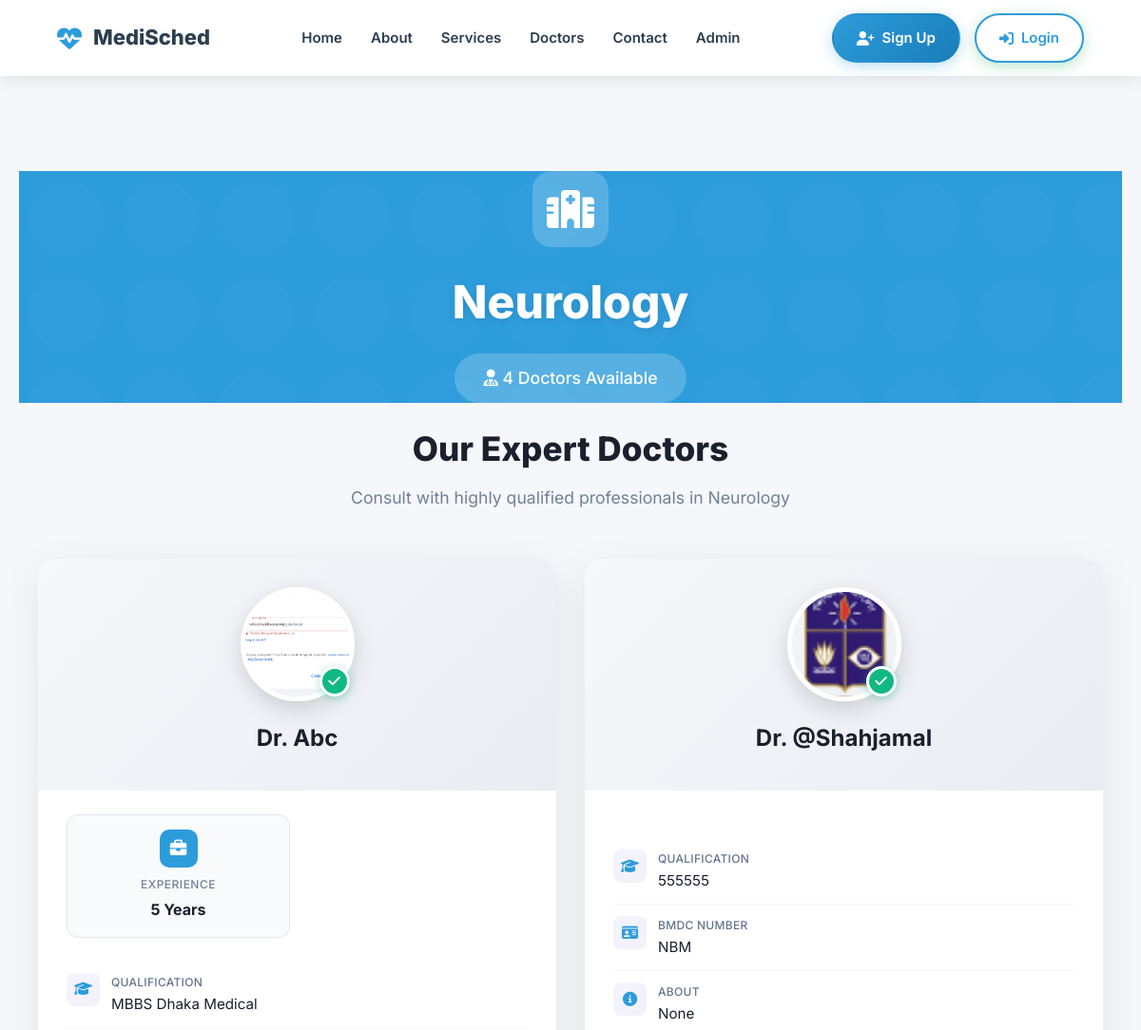
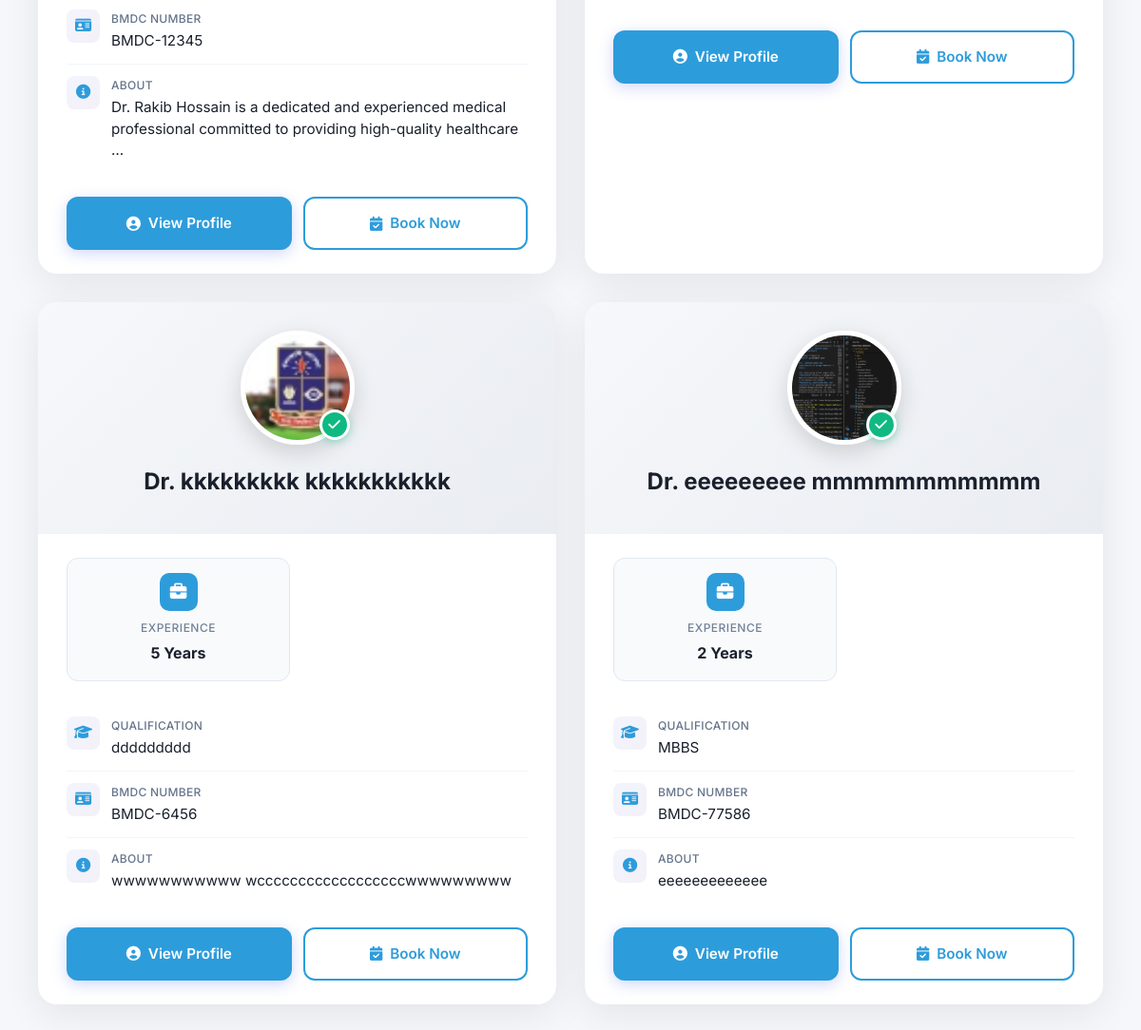
The page /department/3/ on the database its author committed (2 pictures, top to bottom).
### adminapp/models.py (models this page shows, shortened)
class Department(models.Model):
    department_name = models.CharField(max_length=100, unique=True)
    department_image = models.ImageField(upload_to='department/',  blank=True, null=True)

### doctor/models.py (models this page shows, shortened)
class Doctor(models.Model):
    user = models.OneToOneField(CustomUser, on_delete=models.CASCADE, related_name='doctor_profile')
    about = models.TextField(blank=True, null=True)
    bmdc_number = models.CharField(max_length=255, blank=True, null=True)
    qualification = models.CharField(max_length=255, blank=True, null=True)
    total_experience = models.PositiveIntegerField(default=0)  # Only non-negative numbers
    working_hours = models.JSONField(blank=True, null=True)  # e.g., {"Mon": "9-5", "Tue": "10-4"}
    profile_image = models.ImageField(upload_to='doctor_profiles/', blank=True, null=True)
    is_verified = models.BooleanField(default=False)
    rating = models.DecimalField(max_digits=3, decimal_places=2, default=0.0, blank=True, null=True)
    total_reviews = models.PositiveIntegerField(default=0)
    division = models.ForeignKey(Division, on_delete=models.SET_NULL, null=True, blank=True)
    district = models.ForeignKey(District, on_delete=models.SET_NULL, null=True, blank=True)
    upazila = models.ForeignKey(Upazila, on_delete=models.SET_NULL, null=True, blank=True)
    departments = models.ManyToManyField(Department, through='DoctorSpecializationDepartment', blank=True)
    symptoms = models.ManyToManyField(Symptom, through='DoctorSpecializationSymptom', blank=True)

### users/models.py (models this page shows, shortened)
class CustomUser(AbstractUser):
    ROLE_PATIENT = 'patient'
    ROLE_DOCTOR = 'doctor'
    ROLE_CHOICES = [
        (ROLE_PATIENT, 'Patient'),
        (ROLE_DOCTOR, 'Doctor'),
    ]
    role = models.CharField(max_length=10, choices=ROLE_CHOICES, default=ROLE_PATIENT)
    phone = models.CharField(max_length=20, blank=True)
    location = models.CharField(max_length=150, blank=True)

### home/views.py (the view)
# urls.py: path('department/<int:dept_id>/', views.department_detail, name='department_detail'),
def department_detail(request, dept_id):
    department = get_object_or_404(Department, id=dept_id)
    specializations = DoctorSpecializationDepartment.objects.filter(
        department=department
    ).select_related('doctor', 'doctor__user')
    doctors = [spec.doctor for spec in specializations]
    context = {
        'department': department,
        'doctors': doctors,
        'doctor_count': len(doctors),
    }
    return render(request, 'home/department_detail.html', context)

### home/templates/home/department_detail.html (shortened to what this page needs)
{% extends "base.html" %}
{% load static %}
{% block content %}
<section class="department-hero">
    <div class="department-hero-content">
        <div class="department-icon">
            <i class="fas fa-hospital"></i>
        </div>
        <h1>{{ department.department_name }}</h1>
        <div class="doctor-count-badge">
            <i class="fas fa-user-md"></i>
            {{ doctor_count }} Doctor{{ doctor_count|pluralize }} Available
        </div>
    </div>
</section>
<div class="doctors-container">
    {% if doctors %}
        <div class="section-header-dept">
            <h2>Our Expert Doctors</h2>
            <p>Consult with highly qualified professionals in {{ department.department_name }}</p>
        </div>
        <div class="doctors-grid-dept">
            {% for doctor in doctors %}
            <div class="doctor-card-modern">
                <div class="doctor-card-header">
                    <div class="doctor-avatar-wrapper">
                        <div class="doctor-avatar-modern">
                            {% if doctor.profile_image %}
                                <img src="{{ doctor.profile_image.url }}" alt="Dr. {{ doctor.user.username }}">
                            {% else %}
                                <div class="avatar-placeholder">
                                    <i class="fas fa-user-md"></i>
                                </div>
                            {% endif %}
                        </div>
                        <div class="verified-badge">
                            <i class="fas fa-check"></i>
                        </div>
                    </div>
                    <h3 class="doctor-name">
                        {% if doctor.user.get_full_name %}
                            Dr. {{ doctor.user.get_full_name }}
                        {% else %}
                            Dr. {{ doctor.user.username|title }}
                        {% endif %}
                    </h3>
                </div>
                <div class="doctor-card-body">
                    <div class="doctor-stats">
                        {% if doctor.total_experience %}
                        <div class="stat-box">
                            <div class="stat-icon">
                                <i class="fas fa-briefcase"></i>
                            </div>
                            <div class="stat-label">Experience</div>
                            <div class="stat-value">{{ doctor.total_experience }} Years</div>
                        </div>
                        {% endif %}
                    </div>
                    <div class="doctor-info-list">
                        {% if doctor.qualification %}
                        <div class="info-item">
                            <div class="info-icon">
                                <i class="fas fa-graduation-cap"></i>
                            </div>
                            <div class="info-content">
                                <div class="info-label">Qualification</div>
                                <div class="info-value">{{ doctor.qualification }}</div>
                            </div>
                        </div>
                        {% endif %}
                        {% if doctor.bmdc_number %}
                        <div class="info-item">
                            <div class="info-icon">
                                <i class="fas fa-id-card"></i>
                            </div>
                            <div class="info-content">
                                <div class="info-label">BMDC Number</div>
                                <div class="info-value">{{ doctor.bmdc_number }}</div>
                            </div>
                        </div>
                        {% endif %}
                        {% if doctor.about %}
                        <div class="info-item">
                            <div class="info-icon">
                                <i class="fas fa-info-circle"></i>
                            </div>
                            <div class="info-content">
                                <div class="info-label">About</div>
                                <div class="info-value">{{ doctor.about|truncatewords:15 }}</div>
                            </div>
                        </div>
                        {% endif %}
                    </div>
                    <div class="doctor-actions">
                        <a href="{% url 'home:doctor_detail' doctor.id %}" class="btn-modern btn-view-profile">
                            <i class="fas fa-user-circle"></i>
                            View Profile
                        </a>
                        <a href="{% url 'appointment:book' doctor.id %}" class="btn-modern btn-book-appointment">
    <i class="fas fa-calendar-check"></i>
    Book Now
</a>
                    </div>
                </div>
            </div>
            {% endfor %}
        </div>
    {% endif %}
</div>
{% endblock %}

### home/static/home/css/style.css (style rules this page uses)
* { margin: 0; padding: 0; box-sizing: border-box; }
:root { --primary-blue: #2D9CDB; --success-green: #27AE60; --accent-yellow: #F2C94C; --warm-orange: #F2994A; --neutral-bg: #F9FAFB; --dark: #1A202C; --gray: #64748B; --light-gray: #E2E8F0; --white: #FFFFFF; }
body { font-family: 'Inter', -apple-system, BlinkMacSystemFont, 'Segoe UI', sans-serif; line-height: 1.6; color: var(--dark); overflow-x: hidden; background: var(--neutral-bg); margin: 0; padding: 0; }
html { scroll-behavior: smooth; margin: 0; padding: 0; }
.stat-label { font-size: 1.2rem; opacity: 0.9; }

### home/templates/base.html (style rules this page uses)
* { margin: 0; padding: 0; box-sizing: border-box; -webkit-tap-highlight-color: transparent; }
:root { --primary-color: #2D9CDB; --secondary-color: #27AE60; --dark-color: #2C3E50; --light-color: #F8F9FA; --danger-color: #E53E3E; --border-radius: 12px; --box-shadow: 0 4px 20px rgba(0, 0, 0, 0.1); --transition: all 0.3s ease; }
html { scroll-behavior: smooth; -webkit-text-size-adjust: 100%; }
body { font-family: 'Inter', sans-serif; line-height: 1.6; color: #333; background: #f5f7fa; margin: 0; padding: 0; overflow-x: hidden; width: 100%; -webkit-font-smoothing: antialiased; -moz-osx-font-smoothing: grayscale; }

### rows shown on the page
Department: department_name "Neurology"
Doctor: profile_image (picture), user.username "Abc", total_experience "5", qualification "MBBS Dhaka Medical", bmdc_number "BMDC-12345", about "Dr. Rakib Hossain is a dedicated and experienced medical professional committed to providing high-quality healthcare …"
Doctor: profile_image (picture), user.username "@Shahjamal", qualification "555555", bmdc_number "NBM", about "None"
Doctor: profile_image (picture), user.get_full_name "kkkkkkkkk kkkkkkkkkkk", total_experience "5", qualification "ddddddddd", bmdc_number "BMDC-6456", about "wwwwwwwwwww wccccccccccccccccccwwwwwwwww"
Doctor: profile_image (picture), user.get_full_name "eeeeeeeee mmmmmmmmmmm", total_experience "2", qualification "MBBS", bmdc_number "BMDC-77586", about "eeeeeeeeeeeee"

### other values the page prints
{{ doctor_count }} "4"
